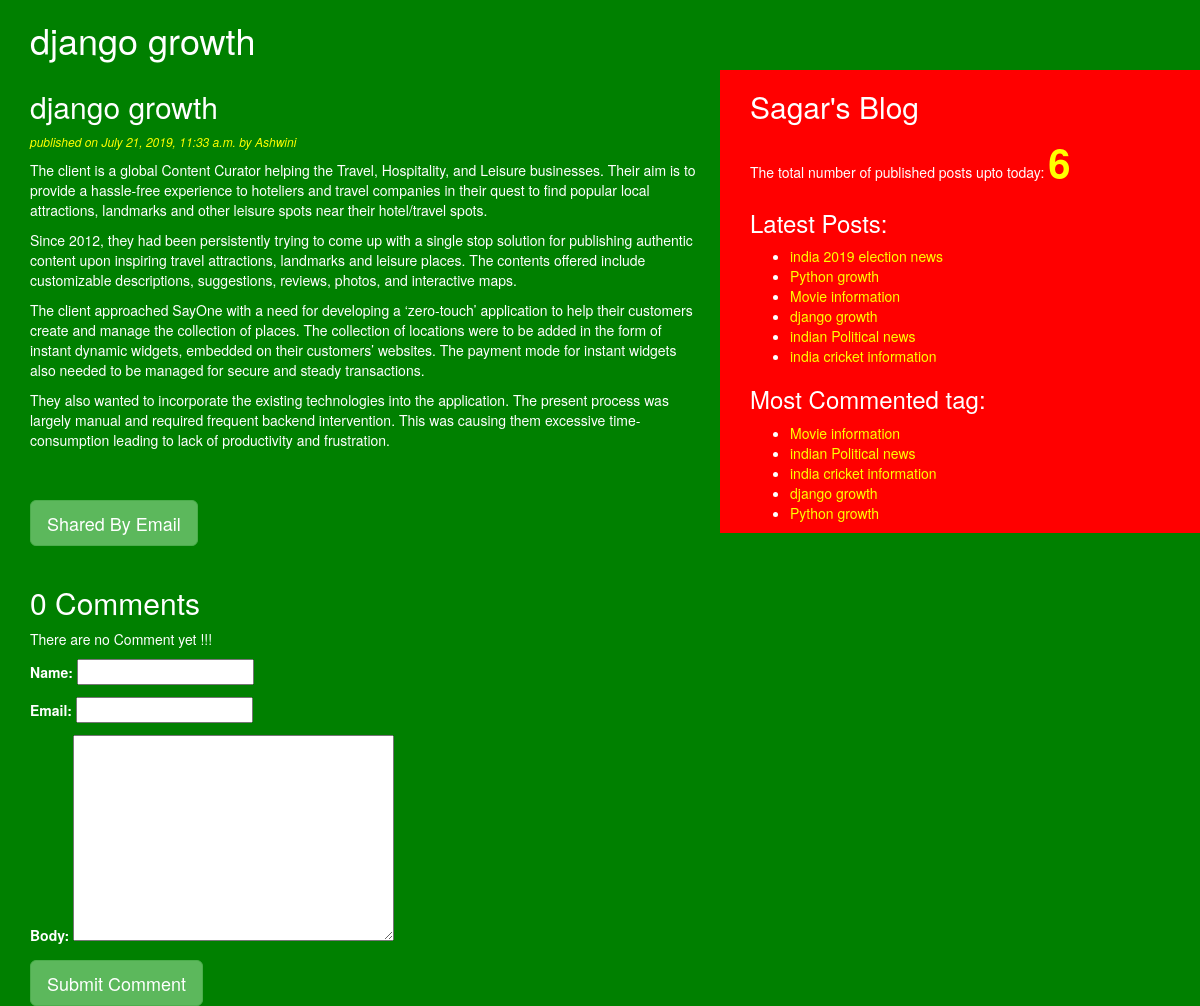
Page /2019/07/21/django-growth on the committed database.
### blog/models.py (models this page shows, shortened)
class Post(models.Model):
    STATUS_CHOICES=(('draft',"Draft"),("published","Published"))
    title=models.CharField(max_length=256)
    slug=models.SlugField(max_length=264,unique_for_date="publish")
    author=models.ForeignKey(User,related_name="blog_posts",on_delete=models.CASCADE)
    body=models.TextField()
    publish=models.DateTimeField(default=timezone.now)
    created=models.DateTimeField(auto_now_add=True)
    updated=models.DateTimeField(auto_now=True)
    status=models.CharField(max_length=10,choices=STATUS_CHOICES,default="draft")
    objects=CustomManager()
    tags=TaggableManager()
    class Meta:
        ordering=("-publish",)
    def get_absolute_url(self):
        return reverse("post_detail",args=[self.publish.year,self.publish.strftime('%m'),self.publish.strftime('%d'),self.slug])

### blog/views.py (the view)
# urls.py: path('<int:year>/<str:month>/<int:day>/<str:post>', views.post_detail_view,name="post_detail"),
def post_detail_view(request,year,month,day,post):
    post= get_object_or_404(Post,slug=post,status="published",publish__year=year,publish__month=month,publish__day=day)
    comments=post.comments.filter(active=True)
    csubmit=False
    if request.method=="POST":
        form=CommentForm(request.POST)
        new_comment=form.save(commit=False)
        new_comment.post=post
        new_comment.save()
        csubmit=True
    else:
        form=CommentForm()
    return render(request,"blog/post_detail.html",{"post":post,'form':form,'csubmit':csubmit,'comments':comments})

### blog/forms.py
class CommentForm(forms.ModelForm):
    class Meta:
        model=Comment
        fields=('name','email','body')

### blog/models.py (called while the page is built)
    def get_queryset(self):
        return super().get_queryset().filter(status="published")

### blog/templatetags/blog_tags.py (called while the page is built)
@register.simple_tag(name="my_tag")
def total_posts():
    return Post.objects.count()

@register.inclusion_tag('blog/latest_post.html')
def show_latest_post(count=3):
    latest_post=Post.objects.order_by('-publish')[:count]
    return {'latest_post':latest_post}

@register.simple_tag
def get_most_commented_tag(count=5):
    return Post.objects.annotate(total_comment=Count('comments')).order_by('-total_comment')[:count]

### templates/blog/post_detail.html (shortened to what this page needs)
{%extends "blog/base.html" %}
  {%block title_block%}{{post.title}}{%endblock%}
      {%block content_body%}
        <h2>{{post.title}}</h2>
        <p id="date">published on {{post.publish}} by {{post.author|title}}</p>
        {{post.body|linebreaks}}
        <br><br>
        <a href="/share/{{post.id}}/" class="btn btn-lg btn-success">Shared By Email</a><br><br>
        {%with comments.count as comments_count%}
        <h2>{{comments_count}} Comment{{comments_count|pluralize}}</h2>
        {%endwith%}
        {%if comments%}
            {%for comment in comments %}
            <p id="ch">Comment {{forloop.counter}} by {{comment.name}} on {{comment.created}}</p>
            <div class="cb">
              {{comment.body|linebreaks}}
            </div>
            {%endfor%}
        {%else%}
          <p>There are no Comment yet !!!</p>
        {%endif%}
        {%if csubmit%}
            <h2>Your Comment added Successfully</h2>
        {%else%}
            <form  method="post">
              {{form.as_p}}
              <input type="submit" class="btn btn-lg btn-success" value="Submit Comment">
            </form>
          {%endif%}
      {%endblock%}

### templates/blog/base.html (shortened to what this page needs)
<!DOCTYPE html>
{%load blog_tags%}
{%load staticfiles%}
<html lang="en" dir="ltr">
  <head>
    <link rel="stylesheet" href="https://stackpath.bootstrapcdn.com/bootstrap/3.4.1/css/bootstrap.min.css"
>
    <link rel="stylesheet" href="{%static "css/blog.css" %}">
  </head>
  <body>
    <h1>{%block title_block%} {%endblock%}</h1>
    <div class="container">
      {%block content_body%}
      {%endblock%}
    </div>
    <div class="sidebar">
      <h2>Sagar's Blog</h2>
      <p >The total  number of published posts upto today: <span id="pcount">{%my_tag%}</span></p>
      <h3>Latest Posts:</h3>{%show_latest_post 100%}
      <h3>Most Commented tag:</h3>
      {%get_most_commented_tag as most_commented%}
      <ul>
        {%for post in most_commented %}
        <li><a href="{{post.get_absolute_url}}">{{post.title}}</a></li>
        {%endfor%}
      </ul>
    </div>
  </body>
</html>

### templates/blog/latest_post.html
<ul>
  {%for post in latest_post%}
  <li><a href="{{post.get_absolute_url}}">{{post.title}}</a></li>
  {%endfor%}
</ul>

### static/css/blog.css (style rules this page uses)
.container { width: 60%; height: 100%; float: left; padding-left: 30px; background-color: green; color: white; }
.sidebar { width: 40%; height: 100%; float: right; margin-top: 0px; background-color: red; color: white; padding-left: 30px; }
h1 { width: 60%; float: left; padding-left: 30px; background-color: green; color: white; }
body { background-color: green; }
#date { color: yellow; font-size: 12px; font-style: italic; }
a { color: yellow; }
input { color: black; }
textarea { color: black; }
#pcount { font-size: 40px; color: yellow; font-weight: bold;; }

### rows in the picture
Post: title "django growth", publish "July 21, 2019, 11:33 a.m.", author "Ashwini", body "The client is a global Content Curator helping the Travel, Hospitality, and Leisure businesses. Their aim is to provide a hassle-free experience to hoteliers and travel companies in their quest to find popular local attractions, landmarks and other leisure spots near their hotel/travel spots. Since 2012, they had been persistently trying to come up with a single stop solution for publishing authentic content upon inspiring travel attractions, landmarks and leisure places. The contents offered include customizable descriptions, suggestions, reviews, photos, and interactive maps. The client approached SayOne with a need for developing a ‘zero-touch’ application to help their customers create…"
Post: title "india 2019 election news"
Post: title "Python growth"
Post: title "Movie information"
Post: title "indian Political news"
Post: title "india cricket information"

### other values in the picture
{{ comments_count }} "0"
